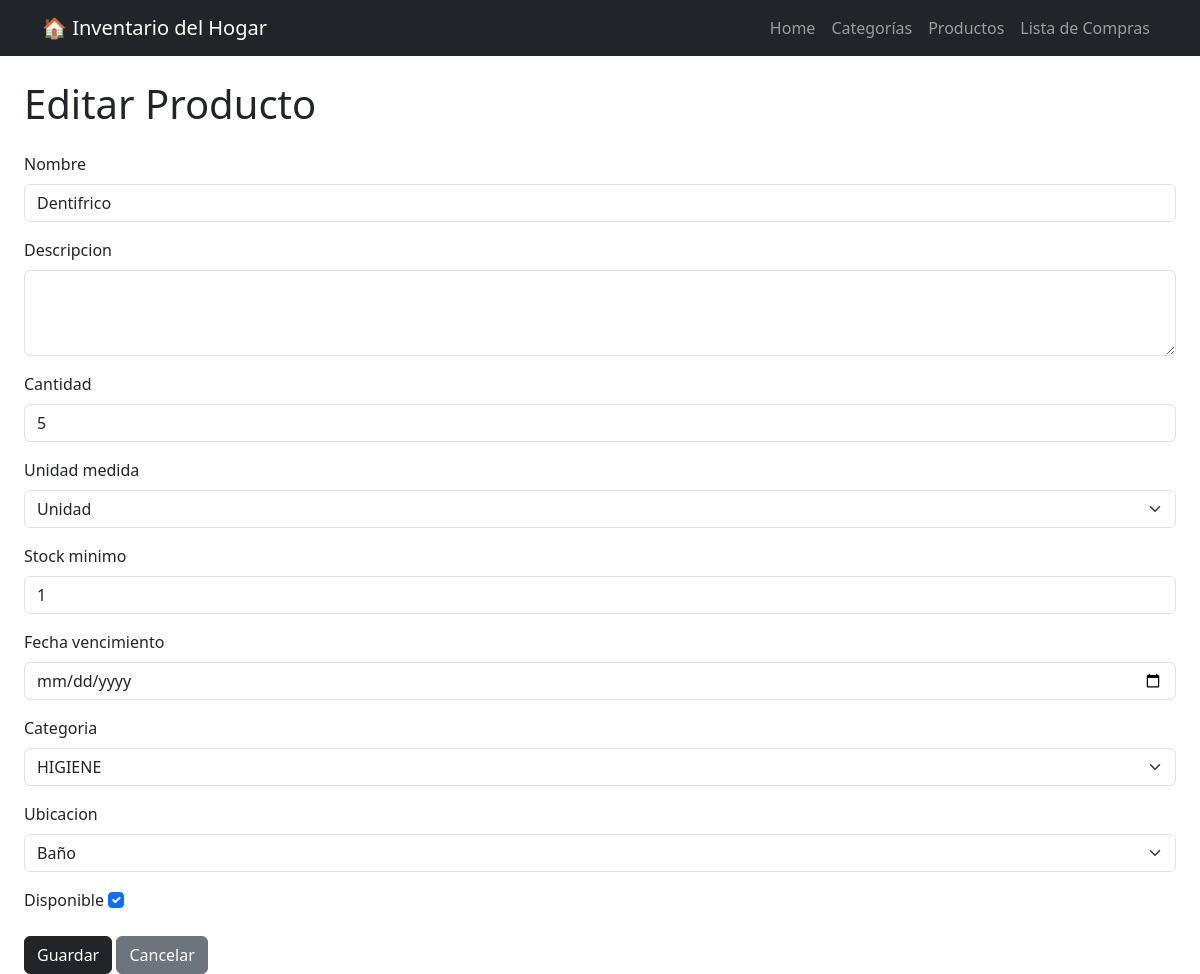
The app's page /productos/editar/1/ with its own data.
### productos/models.py (models this page shows, shortened)
class Producto(models.Model):
    class UnidadMedida(models.TextChoices):
        KG = 'KG', 'Kilogramo'
        GR = 'GR', 'Gramo'
        LT = 'LT', 'Litro'
        ML = 'ML', 'Mililitro'
        UNIDAD = 'UNIDAD', 'Unidad'
    class Ubicacion(models.TextChoices):
        ALACENA = 'ALACENA', 'Alacena'
        HELADERA = 'HELADERA', 'Heladera'
        FREEZER = 'FREEZER', 'Freezer'
        DESPENSA = 'DESPENSA', 'Despensa'
        BAÑO="BAÑO" ,"Baño"
    nombre = models.CharField(max_length=100)
    descripcion = models.TextField(null=True, blank=True)
    cantidad = models.IntegerField()
    unidad_medida = models.CharField(max_length=10, choices=UnidadMedida.choices)
    stock_minimo = models.IntegerField()
    fecha_vencimiento = models.DateField(null=True, blank=True)
    categoria = models.ForeignKey(Categoria, on_delete=models.CASCADE)
    ubicacion = models.CharField(max_length=10, choices=Ubicacion.choices)
    disponible = models.BooleanField(default=True)

### productos/views.py (the view)
# urls.py: path('editar/<int:pk>/', views.editar_producto, name='editar'),
def editar_producto(request, pk):
    producto = get_object_or_404(Producto, pk=pk)
    if request.method == 'POST':
        form = ProductoForm(request.POST, instance=producto)
        if form.is_valid():
            form.save()
            return redirect('productos:lista')
    else:
        form = ProductoForm(instance=producto)
    return render(request, 'productos/editar_producto.html', {'form': form})

### productos/forms.py
class ProductoForm(forms.ModelForm):
    class Meta:
        model = Producto
        fields = ['nombre', 'descripcion', 'cantidad', 'unidad_medida', 'stock_minimo', 'fecha_vencimiento', 'categoria', 'ubicacion', 'disponible']
        widgets = {
            'nombre': forms.TextInput(attrs={'class': 'form-control'}),
            'descripcion': forms.Textarea(attrs={'class': 'form-control', 'rows': 3}),
            'cantidad': forms.NumberInput(attrs={'class': 'form-control'}),
            'unidad_medida': forms.Select(attrs={'class': 'form-select'}),
            'stock_minimo': forms.NumberInput(attrs={'class': 'form-control'}),
            'fecha_vencimiento': forms.DateInput(attrs={'class': 'form-control', 'type': 'date'}),
            'categoria': forms.Select(attrs={'class': 'form-select'}),
            'ubicacion': forms.Select(attrs={'class': 'form-select'}),
            'disponible': forms.CheckboxInput(attrs={'class': 'form-check-input'}),
        }

### categorias/models.py (called while the page is built)
    def __str__(self):
        return f"{self.nombre.upper()}"

### productos/templates/productos/editar_producto.html (shortened to what this page needs)
{% extends 'core/base.html' %}
{% block content %}
    <h1 class="mb-4">Editar Producto</h1>
    <form method="POST">
        {% for field in form %}
            <div class="mb-3">
                <label class="form-label">{{ field.label }}</label>
                {{ field }}
            </div>
        {% endfor %}
        <button type="submit" class="btn btn-dark">Guardar</button>
        <a href="{% url 'productos:lista' %}" class="btn btn-secondary">Cancelar</a>
    </form>
{% endblock %}

### records on screen
Producto: form "Dentifrico" "5" "Unidad" "1" "HIGIENE" "Baño" "☑"

### other values on screen
{{ field.label }} "Nombre" "Descripcion" "Cantidad" "Unidad medida" "Stock minimo" "Fecha vencimiento" "Categoria" "Ubicacion" "Disponible"
